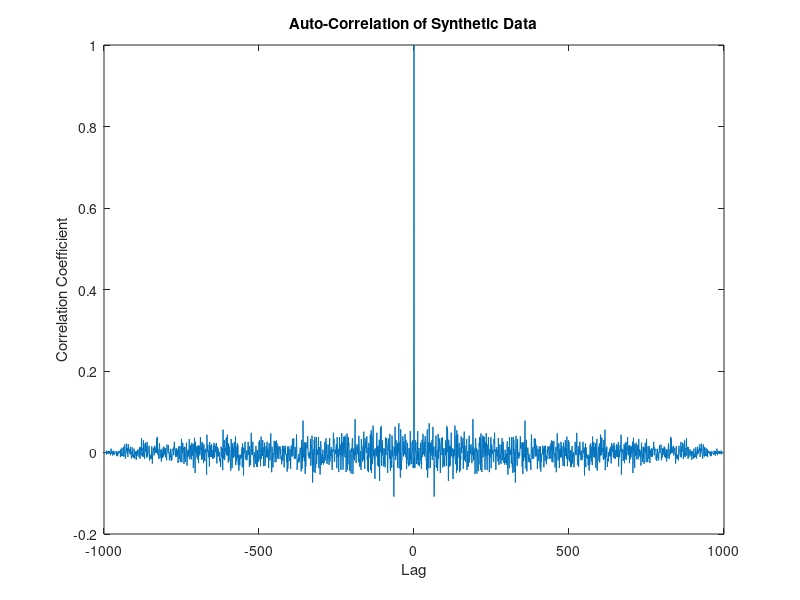
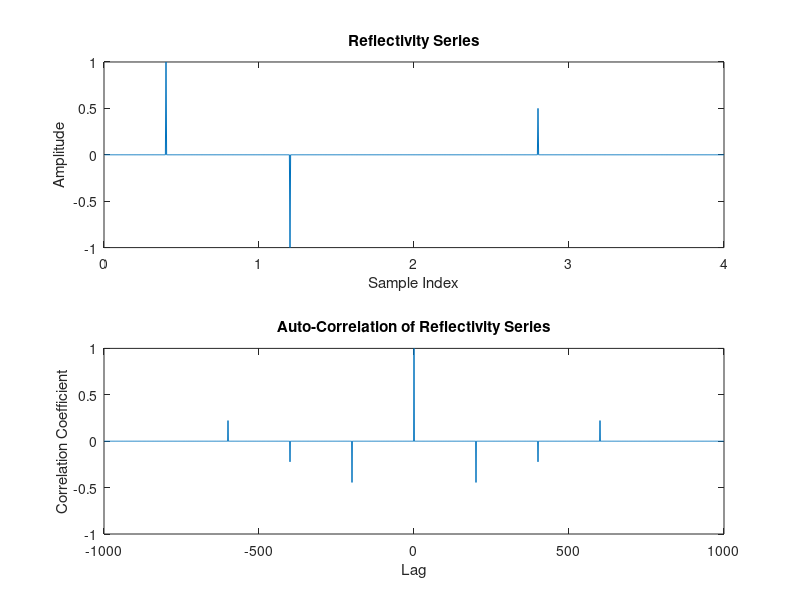
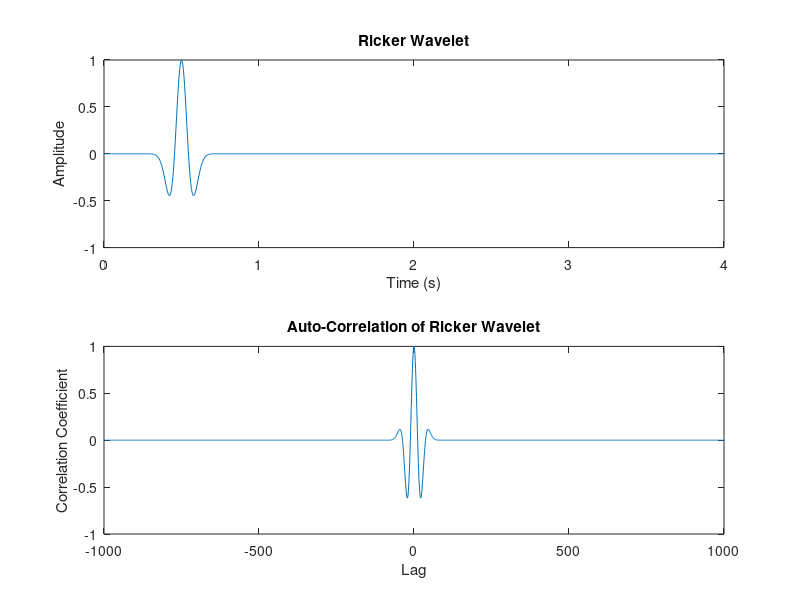
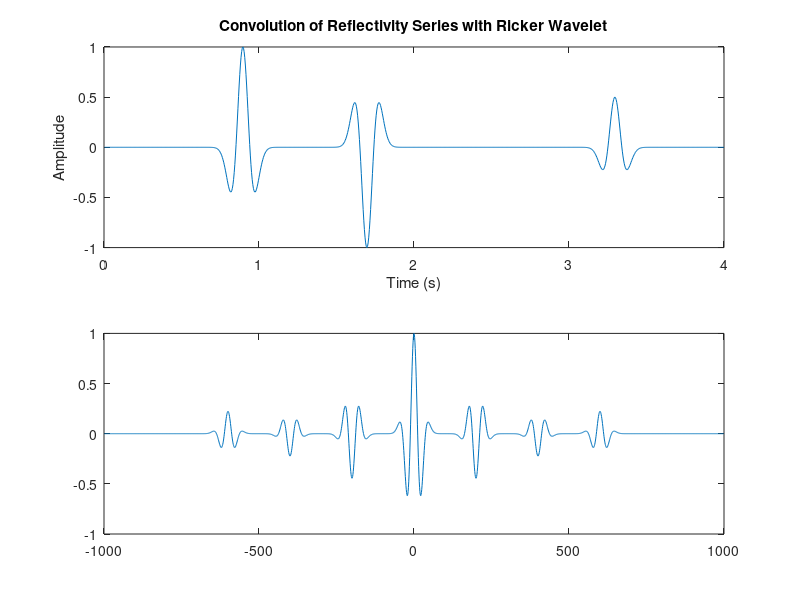

Source code (MATLAB) for these figures, in order:
% Data Auto-Cross Correlation
% This script performs auto-correlation on a dataset
% Create a synthetic dataset for demonstration
close all; clear; clc;

data = randn(1000, 1);
% Compute the auto-correlation
[acor, lag] = xcorr(data, 'coeff');
% Plot the results
figure;
plot(lag, acor);
title('Auto-Correlation of Synthetic Data');
xlabel('Lag');
ylabel('Correlation Coefficient');

%% create a reflectivity series with a few spikes and calculate its autocorrelation
data = zeros(1000, 1);
data(100) = 1;   % spike at index 100
data(300) = -1;  % spike at index 300
data(700) = 0.5; % spike at index 700
[acor, lag] = xcorr(data, 'coeff');
dt=0.004;
t= 1:length(data);
t = t * dt; % Convert to time vector
figure;
subplot(2,1,1);
plot(t,data);
title('Reflectivity Series');
xlabel('Sample Index');
ylabel('Amplitude');
subplot(2,1,2);
plot(lag, acor);
title('Auto-Correlation of Reflectivity Series');
xlabel('Lag');
ylabel('Correlation Coefficient');  

%% create a Ricker wavelet and calculate its autocorrelation    
f = 5; % frequency of the Ricker wavelet
ricker_wavelet = (1 - 2 * (pi * f * (t - 0.5)).^2) .* exp(-(pi * f * (t - 0.5)).^2);
[acor, lag] = xcorr(ricker_wavelet, 'coeff');   
figure;
subplot(2,1,1);
plot(t, ricker_wavelet);
title('Ricker Wavelet');
xlabel('Time (s)');
ylabel('Amplitude');
subplot(2,1,2);
plot(lag, acor);
title('Auto-Correlation of Ricker Wavelet');
xlabel('Lag');
ylabel('Correlation Coefficient');      

%% convolution of the reflectivity series with the Ricker wavelet
conv_result = conv(data, ricker_wavelet, 'full');
conv_result = conv_result(1:length(data)); % match length of original data
figure;
subplot(2,1,1);
plot(t, conv_result);
title('Convolution of Reflectivity Series with Ricker Wavelet');
xlabel('Time (s)');
ylabel('Amplitude');
% calculate the auto-correlation of the convolution result
[acor_conv, lag_conv] = xcorr(conv_result, 'coeff');

% Plot the auto-correlation of the convolution result
subplot(2,1,2);
plot(lag_conv, acor_conv);

%% Extract the central part of the auto-correlation usign a rect window
window_size = 100; % size of the rectangular window
half_window = floor(window_size / 2);
central_acor = acor_conv(length(acor_conv)/2 - half_window : length(acor_conv)/2 + half_window);
central_lag = lag_conv(length(acor_conv)/2 - half_window : length(acor_conv)/2 + half_window);
figure;
subplot(2,1,1);
title('Auto-Correlation of Convolution Result');
xlabel('Lag');
ylabel('Correlation Coefficient');
hold on;
plot(central_lag, central_acor, 'r', 'LineWidth', 2);
legend('Full Auto-Correlation', 'Central Part');        

% Compare with the auto-correlation of the wavelet
[acor_wavelet, lag_wavelet] = xcorr(ricker_wavelet, 'coeff');
subplot(2,1,2);
plot(lag_wavelet, acor_wavelet);
title('Auto-Correlation of Ricker Wavelet');
xlabel('Lag');
ylabel('Correlation Coefficient');
hold on;
plot(central_lag, central_acor, 'r', 'LineWidth', 2);
legend('Wavelet Auto-Correlation', 'Central Part of Convolution Auto-Correlation'); 

% Repeat using a Hamming window
hamming_window = hamming(window_size);
central_acor_hamming = acor_conv(length(acor_conv)/2 - half_window : length(acor_conv)/2 + half_window) .* hamming_window;
figure;
subplot(2,1,1);
plot(central_lag, central_acor_hamming, 'b', 'LineWidth', 2);
title('Auto-Correlation of Convolution Result with Hamming Window');
xlabel('Lag');
ylabel('Correlation Coefficient');
hold on;
plot(central_lag, central_acor, 'r', 'LineWidth', 2);
legend('Hamming Windowed Auto-Correlation', 'Central Part');        
subplot(2,1,2);
plot(lag_wavelet, acor_wavelet);
title('Auto-Correlation of Ricker Wavelet');
xlabel('Lag');
ylabel('Correlation Coefficient');
hold on;
plot(central_lag, central_acor, 'r', 'LineWidth', 2);
legend('Wavelet Auto-Correlation', 'Central Part of Convolution Auto-Correlation'); 

% plot the central part of the auto-correlation of the wavelet to match the extracted autocorrelation
central_acor_wavelet = acor_wavelet(length(acor_wavelet)/2 - half_window : length(acor_wavelet)/2 + half_window);
central_lag_wavelet = lag_wavelet(length(acor_wavelet)/2 - half_window : length(acor_wavelet)/2 + half_window);
figure;
subplot(2,1,1);
plot(central_lag_wavelet, central_acor_wavelet, 'g', 'LineWidth', 2);
title('Central Part of Wavelet Auto-Correlation');
xlabel('Lag');
ylabel('Correlation Coefficient');
hold on;
plot(central_lag, central_acor, 'r', 'LineWidth', 2);
legend('Central Wavelet Auto-Correlation', 'Central Part of Convolution Auto-Correlation');
subplot(2,1,2);
plot(central_lag, central_acor_hamming, 'b', 'LineWidth', 2);
title('Central Part of Hamming Windowed Auto-Correlation');
xlabel('Lag');
ylabel('Correlation Coefficient');
hold on;
plot(central_lag, central_acor, 'r', 'LineWidth', 2);
legend('Hamming Windowed Central Auto-Correlation', 'Central Part of Convolution Auto-Correlation');    
